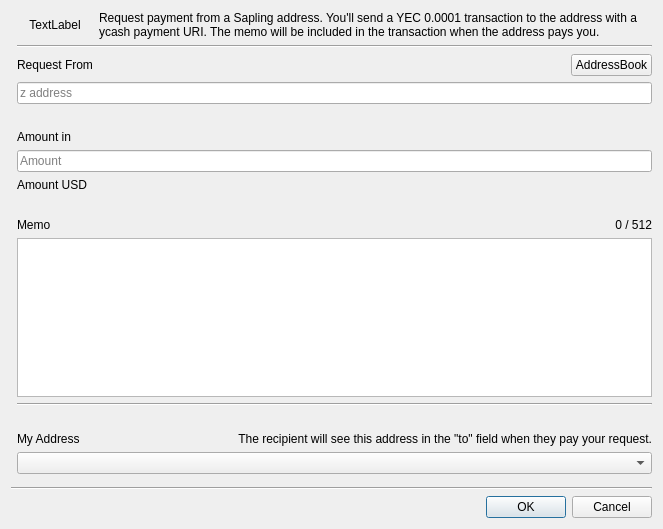
<?xml version="1.0" encoding="UTF-8"?>
<ui version="4.0">
 <class>RequestDialog</class>
 <widget class="QDialog" name="RequestDialog">
  <property name="geometry">
   <rect>
    <x>0</x>
    <y>0</y>
    <width>663</width>
    <height>529</height>
   </rect>
  </property>
  <property name="windowTitle">
   <string>Payment Request</string>
  </property>
  <layout class="QGridLayout" name="gridLayout">
   <item row="18" column="1" colspan="3">
    <widget class="AddressCombo" name="cmbMyAddress"/>
   </item>
   <item row="2" column="3">
    <layout class="QHBoxLayout" name="horizontalLayout">
     <item>
      <spacer name="horizontalSpacer">
       <property name="orientation">
        <enum>Qt::Horizontal</enum>
       </property>
       <property name="sizeHint" stdset="0">
        <size>
         <width>40</width>
         <height>20</height>
        </size>
       </property>
      </spacer>
     </item>
     <item>
      <widget class="QPushButton" name="btnAddressBook">
       <property name="text">
        <string>AddressBook</string>
       </property>
      </widget>
     </item>
    </layout>
   </item>
   <item row="21" column="0" colspan="4">
    <widget class="Line" name="line">
     <property name="orientation">
      <enum>Qt::Horizontal</enum>
     </property>
    </widget>
   </item>
   <item row="2" column="1">
    <widget class="QLabel" name="lblAddress">
     <property name="text">
      <string>Request From</string>
     </property>
    </widget>
   </item>
   <item row="15" column="1">
    <widget class="QLabel" name="label_2">
     <property name="text">
      <string>My Address</string>
     </property>
    </widget>
   </item>
   <item row="5" column="1" colspan="3">
    <widget class="QLabel" name="lblSaplingWarning">
     <property name="styleSheet">
      <string notr="true">color: red;</string>
     </property>
     <property name="text">
      <string/>
     </property>
    </widget>
   </item>
   <item row="6" column="1">
    <widget class="QLabel" name="lblAmount">
     <property name="text">
      <string>Amount in </string>
     </property>
    </widget>
   </item>
   <item row="10" column="1">
    <widget class="QLabel" name="label">
     <property name="text">
      <string/>
     </property>
    </widget>
   </item>
   <item row="24" column="2" colspan="2">
    <widget class="QDialogButtonBox" name="buttonBox">
     <property name="orientation">
      <enum>Qt::Horizontal</enum>
     </property>
     <property name="standardButtons">
      <set>QDialogButtonBox::Cancel|QDialogButtonBox::Ok</set>
     </property>
    </widget>
   </item>
   <item row="14" column="1">
    <widget class="QLabel" name="label_4">
     <property name="text">
      <string/>
     </property>
    </widget>
   </item>
   <item row="4" column="1" colspan="3">
    <widget class="QLineEdit" name="txtFrom">
     <property name="sizePolicy">
      <sizepolicy hsizetype="Minimum" vsizetype="Fixed">
       <horstretch>0</horstretch>
       <verstretch>0</verstretch>
      </sizepolicy>
     </property>
     <property name="alignment">
      <set>Qt::AlignLeading|Qt::AlignLeft|Qt::AlignVCenter</set>
     </property>
     <property name="placeholderText">
      <string>z address</string>
     </property>
    </widget>
   </item>
   <item row="1" column="1" colspan="3">
    <widget class="Line" name="line_3">
     <property name="orientation">
      <enum>Qt::Horizontal</enum>
     </property>
    </widget>
   </item>
   <item row="12" column="1" colspan="3">
    <widget class="MemoEdit" name="txtMemo">
     <property name="sizePolicy">
      <sizepolicy hsizetype="Expanding" vsizetype="Preferred">
       <horstretch>0</horstretch>
       <verstretch>0</verstretch>
      </sizepolicy>
     </property>
    </widget>
   </item>
   <item row="7" column="1" colspan="3">
    <widget class="QLineEdit" name="txtAmount">
     <property name="alignment">
      <set>Qt::AlignLeading|Qt::AlignLeft|Qt::AlignVCenter</set>
     </property>
     <property name="placeholderText">
      <string>Amount</string>
     </property>
    </widget>
   </item>
   <item row="13" column="1" colspan="3">
    <widget class="Line" name="line_2">
     <property name="orientation">
      <enum>Qt::Horizontal</enum>
     </property>
    </widget>
   </item>
   <item row="15" column="3">
    <widget class="QLabel" name="lblAddressInfo">
     <property name="text">
      <string>The recipient will see this address in the &quot;to&quot; field when they pay your request.</string>
     </property>
     <property name="alignment">
      <set>Qt::AlignRight|Qt::AlignTrailing|Qt::AlignVCenter</set>
     </property>
    </widget>
   </item>
   <item row="11" column="3">
    <widget class="QLabel" name="lblMemoLen">
     <property name="text">
      <string notr="true">0 / 512</string>
     </property>
     <property name="alignment">
      <set>Qt::AlignRight|Qt::AlignTrailing|Qt::AlignVCenter</set>
     </property>
    </widget>
   </item>
   <item row="9" column="1">
    <widget class="QLabel" name="txtAmountUSD">
     <property name="text">
      <string>Amount USD</string>
     </property>
     <property name="alignment">
      <set>Qt::AlignLeading|Qt::AlignLeft|Qt::AlignVCenter</set>
     </property>
    </widget>
   </item>
   <item row="20" column="1">
    <spacer name="verticalSpacer">
     <property name="orientation">
      <enum>Qt::Vertical</enum>
     </property>
     <property name="sizeHint" stdset="0">
      <size>
       <width>20</width>
       <height>40</height>
      </size>
     </property>
    </spacer>
   </item>
   <item row="11" column="1">
    <widget class="QLabel" name="label_3">
     <property name="text">
      <string>Memo</string>
     </property>
    </widget>
   </item>
   <item row="0" column="1">
    <widget class="QLabel" name="lblPixmap">
     <property name="text">
      <string>TextLabel</string>
     </property>
     <property name="alignment">
      <set>Qt::AlignCenter</set>
     </property>
    </widget>
   </item>
   <item row="0" column="2" colspan="2">
    <widget class="QLabel" name="lblHeader">
     <property name="text">
      <string>Request payment from a Sapling address. You'll send a YEC 0.0001 transaction to the address with a ycash payment URI. The memo will be included in the transaction when the address pays you.</string>
     </property>
     <property name="wordWrap">
      <bool>true</bool>
     </property>
    </widget>
   </item>
  </layout>
 </widget>
 <customwidgets>
  <customwidget>
   <class>MemoEdit</class>
   <extends>QPlainTextEdit</extends>
   <header>memoedit.h</header>
  </customwidget>
  <customwidget>
   <class>AddressCombo</class>
   <extends>QComboBox</extends>
   <header>addresscombo.h</header>
  </customwidget>
 </customwidgets>
 <tabstops>
  <tabstop>txtAmount</tabstop>
  <tabstop>txtMemo</tabstop>
 </tabstops>
 <resources/>
 <connections>
  <connection>
   <sender>buttonBox</sender>
   <signal>accepted()</signal>
   <receiver>RequestDialog</receiver>
   <slot>accept()</slot>
   <hints>
    <hint type="sourcelabel">
     <x>248</x>
     <y>254</y>
    </hint>
    <hint type="destinationlabel">
     <x>157</x>
     <y>274</y>
    </hint>
   </hints>
  </connection>
  <connection>
   <sender>buttonBox</sender>
   <signal>rejected()</signal>
   <receiver>RequestDialog</receiver>
   <slot>reject()</slot>
   <hints>
    <hint type="sourcelabel">
     <x>316</x>
     <y>260</y>
    </hint>
    <hint type="destinationlabel">
     <x>286</x>
     <y>274</y>
    </hint>
   </hints>
  </connection>
 </connections>
</ui>
